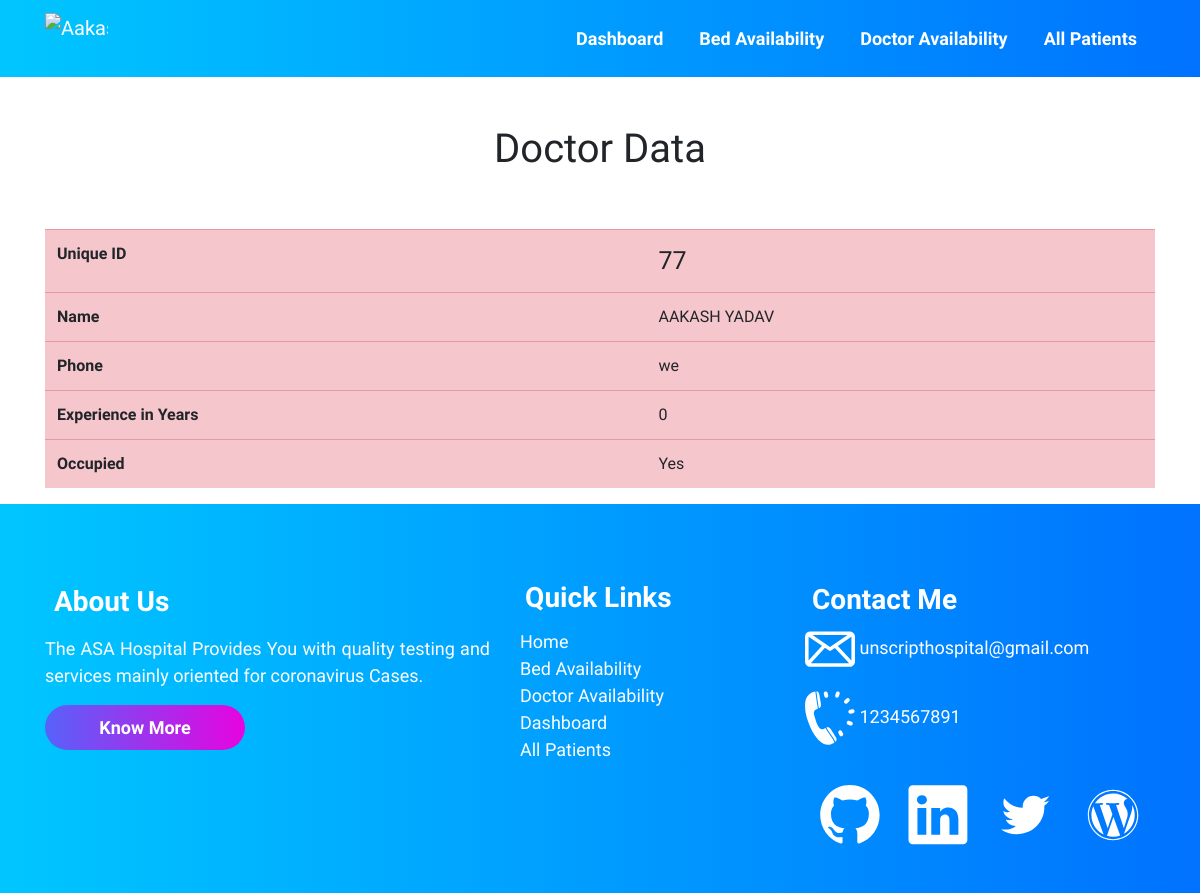
The page /doctors/77/ on the database as committed earlier.
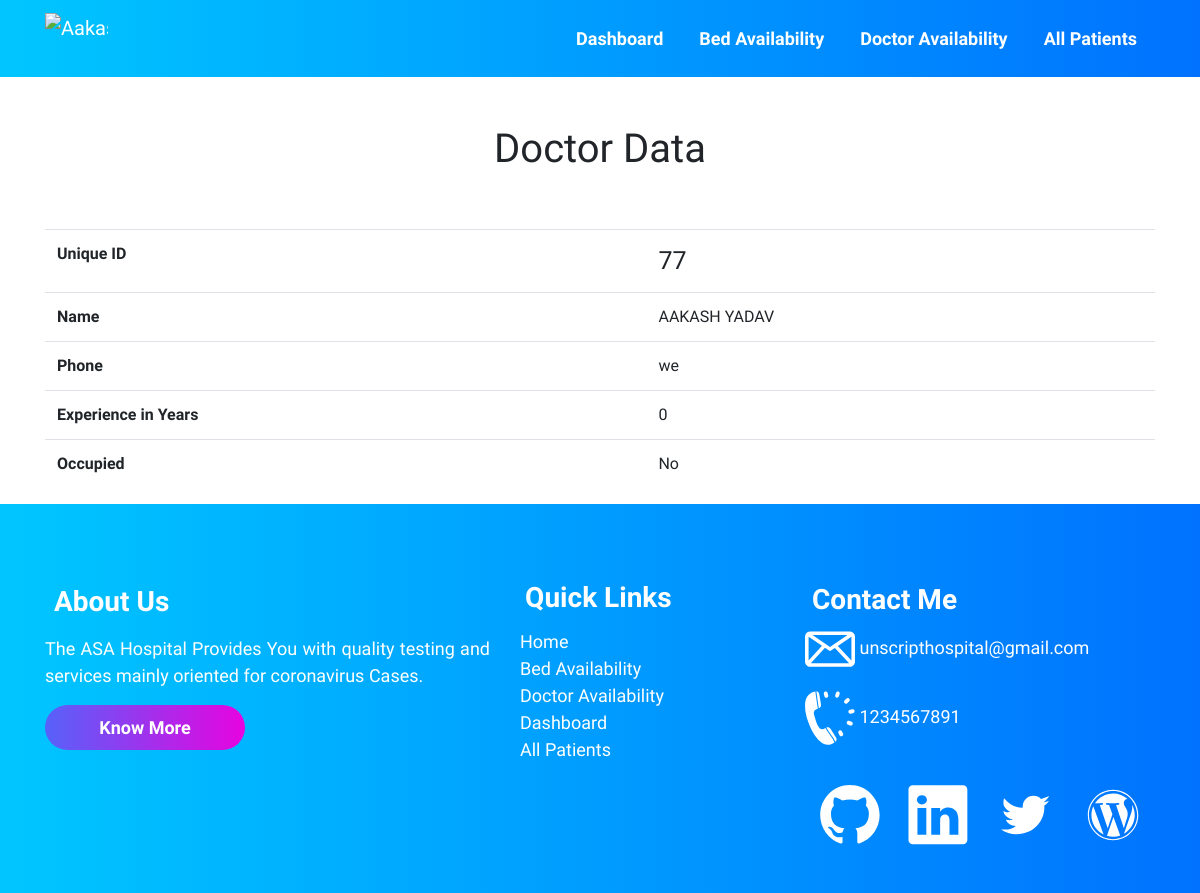
The same page on the database as committed later.
### accounts/views.py (the view)
# urls.py: path('doctors/<int:myid>/', views.doctors, name='doctorspages'),
def doctors(request, myid):
    doctor = Doctor.objects.filter(doctor_id=myid)
    return render(request, 'doctor.html', {'doctor': doctor[0]})

### templates/doctor.html (shortened to what this page needs)
{% extends 'innerbase.html' %}
{% load static %}
{% block cssLinks %}
<link rel="stylesheet" href="{% static 'css/patient.css' %}">
{% endblock %}
{% block body %}
<div class="container">
    <br><br>
    <h1 class="text-center">Doctor Data</h1>
    <br><br>
    <table class="table {% if doctor.occupied %} table-danger {% endif %}">
        <tr class="table-row">
            <th scope="row">Unique ID</th>
            <td>{{doctor.doctor_id}}</td>
        </tr>
        <tr>
            <th scope="row">Name</th>
            <td>{{doctor.name}}</td>
        </tr>
        <tr>
            <th scope="row">Phone</th>
            <td>{{doctor.phone}}</td>
        </tr>
        <tr>
            <th scope="row">Experience in Years</th>
            <td>{{doctor.experience_in_years}}</td>
        </tr>
        <tr>
            <th scope="row">Occupied</th>
            <td>{% if doctor.occupied %}Yes{% else %}No{% endif %}</td>
        </tr>
    </table>
</div>
{% endblock %}

Rows that differ between the two databases and show on the page:
changed Doctor "AAKASH YADAV": occupied True → False (drawn)
Other text that changed with them:
text no longer shown: "Yes"
text now shown: "No"
